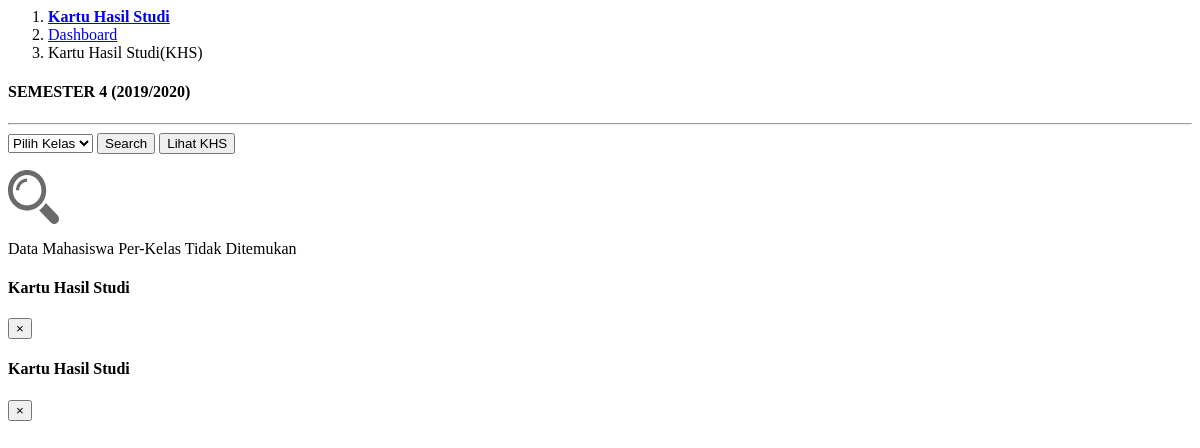
The page /module/admin/khs/khs.php on the database as committed earlier.
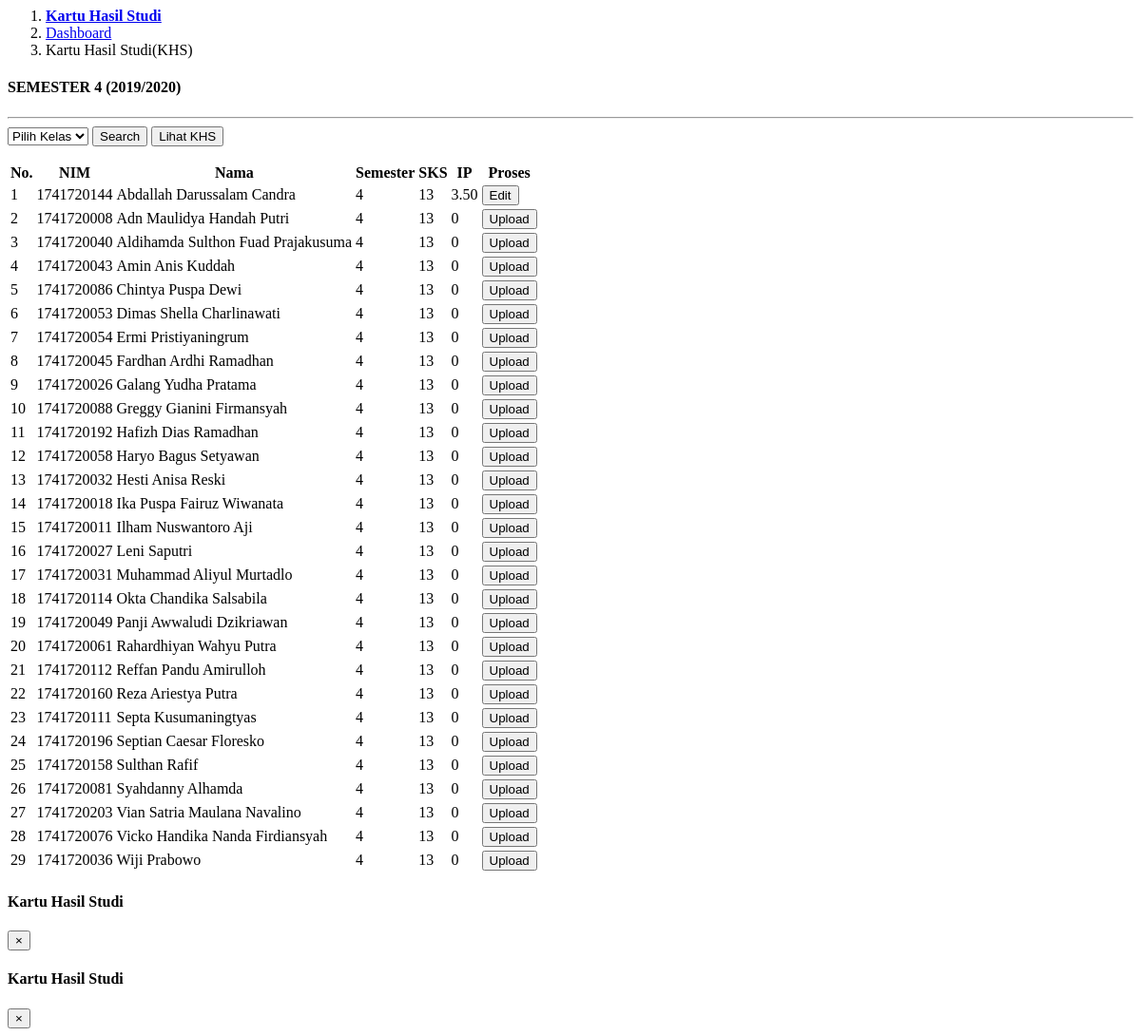
The same page on the database as committed later.
### tables this page shows
CREATE TABLE `tabel_mahasiswa` (
  `id_mahasiswa` int(30) NOT NULL,
  `id_prodi` int(30) NOT NULL,
  `id_kelas` int(30) NOT NULL,
  `id_semester` int(11) NOT NULL,
  `nim` varchar(50) NOT NULL,
  `nama` varchar(100) NOT NULL,
  `alamat` varchar(250) DEFAULT NULL,
  `jenis_kelamin` enum('laki-laki','perempuan') NOT NULL,
  `tempat_lahir` varchar(50) DEFAULT NULL,
  `tanggal_lahir` date DEFAULT NULL,
  `foto` text,
  `waktu_edit` datetime DEFAULT NULL,
  `id_user` int(11) NOT NULL,
  `waktu_tambah` timestamp NOT NULL DEFAULT CURRENT_TIMESTAMP
);

CREATE TABLE `tabel_semester` (
  `id_semester` int(30) NOT NULL,
  `semester` int(11) NOT NULL
);

### process/proses_khs.php (called while the page is built, shortened)
<?php
function khsKelas($con, $kelas)
{
    $khsKelas = "select distinct(a.id_mahasiswa), a.*, a.nim,
    a.nama as nm_mahasiswa, c.*, SUM(c.sks) as sks, d.id_kelas, e.*, e.semester, f.*
    from tabel_mahasiswa a, tabel_matkul c, tabel_kelas d, tabel_semester e, tabel_jadwal f
    where a.id_kelas = d.id_kelas
    and d.id_kelas = f.id_kelas
    and a.id_semester = e.id_semester
    and e.id_semester = f.id_semester
    and c.id_matkul = f.id_matkul
    and a.id_kelas = $kelas
    group by a.id_mahasiswa";
    $resultTampilKhsKelas = mysqli_query($con, $khsKelas);
    return $resultTampilKhsKelas;
}
function khsNilai($con, $id_mahasiswa, $id_semester){
    $khsNilai = "select distinct(ROUND(SUM(CASE
    WHEN a.nilai > 80 THEN 4.00*c.sks
    WHEN a.nilai > 70 && a.nilai <= 80 THEN 3.50*c.sks
    WHEN a.nilai > 65 && a.nilai <= 70 THEN 3.00*c.sks
    WHEN a.nilai > 60 && a.nilai <= 65 THEN 2.30*c.sks
    WHEN a.nilai > 50 && a.nilai <= 60 THEN 2.00*c.sks
    WHEN a.nilai > 40 && a.nilai <= 50 THEN 1.00*c.sks
    ELSE
    0.00*c.sks
    END)/SUM(c.sks),2)) as ip , a.*, b.*,
    c.*, d.*, e.* from tabel_khs a,
    tabel_mahasiswa b, tabel_matkul c, tabel_jadwal d, tabel_semester e
    where a.id_mahasiswa = b.id_mahasiswa
    and d.id_matkul = c.id_matkul
    and d.id_semester = e.id_semester
    and a.id_mahasiswa = $id_mahasiswa and d.id_semester = $id_semester group by a.id_mahasiswa";
    $resultTampilKhsNilai = mysqli_query($con, $khsNilai);
    if(mysqli_num_rows($resultTampilKhsNilai)>0){
        $rowKhsNilai = mysqli_fetch_assoc($resultTampilKhsNilai);
        return $rowKhsNilai["ip"];
    } else{
        return 0;
    }
}
function minKelas($con){
	$minKelas = "select min(id_kelas) as minKelas from tabel_kelas";
	$resultMinKelas = mysqli_query($con, $minKelas);
	$rowMinKelas=mysqli_fetch_assoc($resultMinKelas);
	return $rowMinKelas["minKelas"];
}
                ?>

### module/admin/khs/khs.php (the view, shortened to what the changed rows need)
<?php
  include "../config/connection.php";
  include "../process/proses_khs.php";
?>
<body>
    <main role="main" class="container-fluid">
        <div id="khs" class="row">
            <div class="col-md-12 p-0">
                <div class="m-2 p-3 bg-white mb-3 rounded shadow-sm">
                    <div class="container-fluid mt-0 p-0 m-0">
                        <div class="media text-muted pt-8">
                            <div class="media-body pb-8 mb-0">
                                <?php
                                    if(isset($_POST["cariKhsKelas"])){
                                        $result=khsKelas($con, $_POST["kelas"]);
                                    }
                                    else{
                                        $result=khsKelas($con, minKelas($con));
                                    }
                                    if (mysqli_num_rows($result) > 0){
                                    ?>
                                    <table class="table table-striped table-bordered text-center">
                                        <thead>
                                        <tr>
                                            <th>No.</th>
                                            <th>NIM</th>
                                            <th>Nama</th>
                                            <th>Semester</th>
                                            <th>SKS</th>
                                            <th>IP</th>
                                            <th>Proses</th>
                                        </tr>
                                        </thead>
                                        <tbody>
                                        <?php
                                            if(mysqli_num_rows($result) > 0){
                                                $no=1;
                                                while($row = mysqli_fetch_assoc($result)){
                                                    if(khsNilai($con, $row["id_mahasiswa"], $row["id_semester"])!=0){
                                                    ?>
                                                    <tr>
                                                        <td><?php echo $no;?></td>
                                                        <td><?php echo $row["nim"];?></td>
                                                        <td><?php echo $row["nm_mahasiswa"];?></td>
                                                        <td><?php echo $row["semester"];?></td>
                                                        <td><?php echo $row["sks"];?></td>
                                                        <td><?php echo khsNilai($con, $row["id_mahasiswa"], $row["id_semester"]) ?></td>
                                                        <td><button class="edit tmbl-table btn btn-success edit-nilai" type="button" class="pratinjau btn" data-toggle="modal"
                                                            data-target="#myModal" class="edit" data-mhs="<?php echo $row["id_mahasiswa"];?>" data-semester="<?php echo $row["id_semester"];?>">Edit</button>
                                                        </td>
                                                    </tr>
                                                    <?php
                                                    } else if(khsNilai($con, $row["id_mahasiswa"], $row["id_semester"])==0){
                                                    ?>
                                                    <tr>
                                                        <td><?php echo $no;?></td>
                                                        <td><?php echo $row["nim"];?></td>
                                                        <td><?php echo $row["nm_mahasiswa"];?></td>
                                                        <td><?php echo $row["semester"];?></td>
                                                        <td><?php echo $row["sks"];?></td>
                                                        <td><?php echo khsNilai($con, $row["id_mahasiswa"], $row["id_semester"]) ?></td>
                                                        <td><button class="lihat tmbl-table btn btn-info update-nilai" type="button" class="pratinjau btn" data-toggle="modal"
                                                            data-target="#updateModal" class="edit" data-mhs="<?php echo $row["id_mahasiswa"];?>" data-semester="<?php echo $row["id_semester"];?>">Upload</button>
                                                        </td>
                                                    </tr>
                                                    <?php
                                                    }
                                                $no++;
                                                }
                                                ?>
                                        </tbody>
                                        <?php
                                        }
                                        ?>
                                    </table>
                                    <?php
                                    } else{
                                    ?>
                                    <div class="text-center">
                                        <img src="../img/magnifier.svg" alt="pencarian" class="p-3">
                                        <p class="text-muted">Data Mahasiswa Per-Kelas Tidak Ditemukan</p>
                                    </div>
                                    <?php
                                    }
                                    ?>
                            </div>
                        </div>
                    </div>
                </div>
            </div>
    </main>
<body>

Rows that differ between the two databases and show on the page:
added tabel_mahasiswa: nim "1741720144", nama "Abdallah Darussalam Candra", id_semester.semester "4", sks "13", id_semester "3.50"
added tabel_mahasiswa: nim "1741720008", nama "Adn Maulidya Handah Putri", id_semester.semester "4", sks "13", id_semester "0"
added tabel_mahasiswa: nim "1741720040", nama "Aldihamda Sulthon Fuad Prajakusuma", id_semester.semester "4", sks "13", id_semester "0"
added tabel_mahasiswa: nim "1741720043", nama "Amin Anis Kuddah", id_semester.semester "4", sks "13", id_semester "0"
added tabel_mahasiswa: nim "1741720086", nama "Chintya Puspa Dewi", id_semester.semester "4", sks "13", id_semester "0"
added tabel_mahasiswa: nim "1741720053", nama "Dimas Shella Charlinawati", id_semester.semester "4", sks "13", id_semester "0"
added tabel_mahasiswa: nim "1741720054", nama "Ermi Pristiyaningrum", id_semester.semester "4", sks "13", id_semester "0"
added tabel_mahasiswa: nim "1741720045", nama "Fardhan Ardhi Ramadhan", id_semester.semester "4", sks "13", id_semester "0"
added tabel_mahasiswa: nim "1741720026", nama "Galang Yudha Pratama", id_semester.semester "4", sks "13", id_semester "0"
added tabel_mahasiswa: nim "1741720088", nama "Greggy Gianini Firmansyah", id_semester.semester "4", sks "13", id_semester "0"
added tabel_mahasiswa: nim "1741720192", nama "Hafizh Dias Ramadhan", id_semester.semester "4", sks "13", id_semester "0"
added tabel_mahasiswa: nim "1741720058", nama "Haryo Bagus Setyawan", id_semester.semester "4", sks "13", id_semester "0"
added tabel_mahasiswa: nim "1741720032", nama "Hesti Anisa Reski", id_semester.semester "4", sks "13", id_semester "0"
added tabel_mahasiswa: nim "1741720018", nama "Ika Puspa Fairuz Wiwanata", id_semester.semester "4", sks "13", id_semester "0"
added tabel_mahasiswa: nim "1741720011", nama "Ilham Nuswantoro Aji", id_semester.semester "4", sks "13", id_semester "0"
added tabel_mahasiswa: nim "1741720027", nama "Leni Saputri", id_semester.semester "4", sks "13", id_semester "0"
added tabel_mahasiswa: nim "1741720031", nama "Muhammad Aliyul Murtadlo", id_semester.semester "4", sks "13", id_semester "0"
added tabel_mahasiswa: nim "1741720114", nama "Okta Chandika Salsabila", id_semester.semester "4", sks "13", id_semester "0"
added tabel_mahasiswa: nim "1741720049", nama "Panji Awwaludi Dzikriawan", id_semester.semester "4", sks "13", id_semester "0"
added tabel_mahasiswa: nim "1741720061", nama "Rahardhiyan Wahyu Putra", id_semester.semester "4", sks "13", id_semester "0"
added tabel_mahasiswa: nim "1741720112", nama "Reffan Pandu Amirulloh", id_semester.semester "4", sks "13", id_semester "0"
added tabel_mahasiswa: nim "1741720160", nama "Reza Ariestya Putra", id_semester.semester "4", sks "13", id_semester "0"
added tabel_mahasiswa: nim "1741720111", nama "Septa Kusumaningtyas", id_semester.semester "4", sks "13", id_semester "0"
added tabel_mahasiswa: nim "1741720196", nama "Septian Caesar Floresko", id_semester.semester "4", sks "13", id_semester "0"
added tabel_mahasiswa: nim "1741720158", nama "Sulthan Rafif", id_semester.semester "4", sks "13", id_semester "0"
added tabel_mahasiswa: nim "1741720081", nama "Syahdanny Alhamda", id_semester.semester "4", sks "13", id_semester "0"
added tabel_mahasiswa: nim "1741720203", nama "Vian Satria Maulana Navalino", id_semester.semester "4", sks "13", id_semester "0"
added tabel_mahasiswa: nim "1741720076", nama "Vicko Handika Nanda Firdiansyah", id_semester.semester "4", sks "13", id_semester "0"
added tabel_mahasiswa: nim "1741720036", nama "Wiji Prabowo", id_semester.semester "4", sks "13", id_semester "0"
Other text that changed with them:
text no longer shown: "Data Mahasiswa Per-Kelas Tidak Ditemukan"
text now shown: "No. NIM Nama Semester SKS IP Proses"
